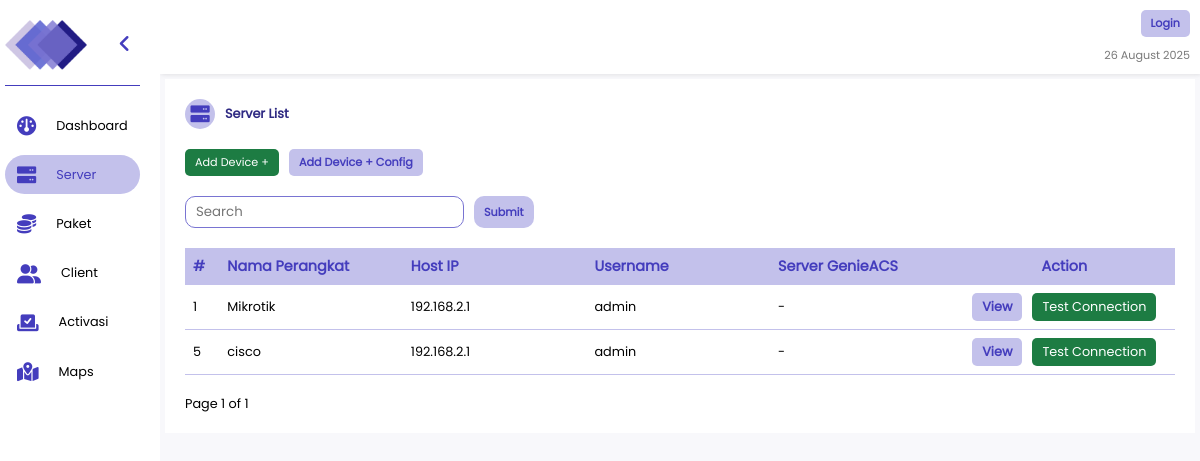
/server-list/, run on an earlier commit of the app's database.
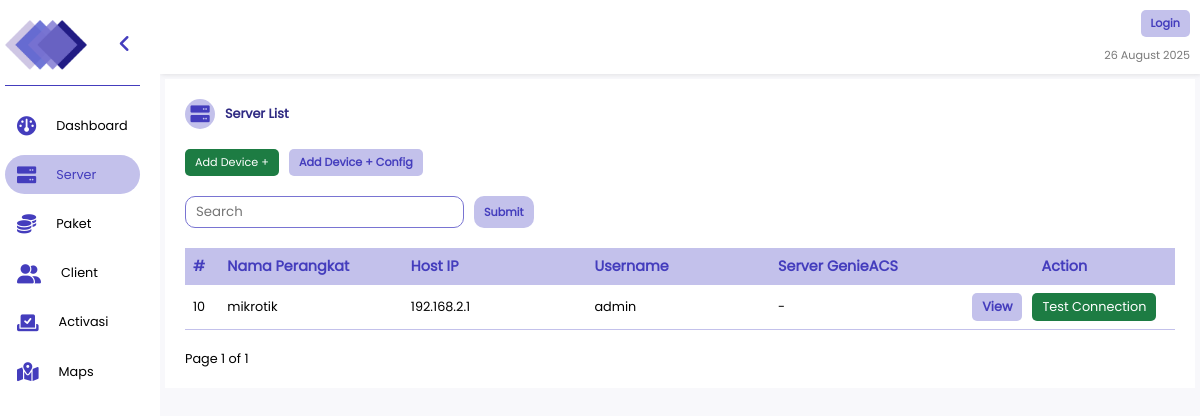
And on a later commit of the database.
### polls/models.py (models this page shows, shortened)
class Server(models.Model):
    name = models.CharField(max_length=255)
    host = models.GenericIPAddressField()
    username = models.CharField(max_length=255)
    password = models.CharField(max_length=255)
    genieacs = models.GenericIPAddressField(blank=True, null=True)

### polls/views.py (the view, shortened to what this page needs)
# urls.py: path('server-list/', views.server, name='server'),
def server(request):
    query = request.GET.get('search', '')  # Ambil query pencarian
    servers_list = Server.objects.all()
    paginator = Paginator(servers_list, 10)  # Menampilkan 5 data per halaman
    page_number = request.GET.get('page')  # Ambil nomor halaman dari URL
    servers = paginator.get_page(page_number)  # Ambil objek halaman
    return render(request, 'pages/server.html', {'servers': servers, 'query': query})

### polls/templates/pages/server.html (shortened to what this page needs)
{% extends 'index.html' %} {% block content %} {% load static %}
<div class="content-page server">
  <div class="table-wrapper column">
    <div class="header-table column">
      <div class="row title-head-td">
        <i
          class="fa-solid fa-server"
          style="--clr: var(--clr-fourth); --icon-clr: var(--clr-second)"
        ></i>
        <span class="title">Server List</span>
      </div>
    <div class="row wrap gap-10">  <a href="{% url 'add-server' %}" class="success-button">Add Device +</a>
      <button class="main-button" onclick="addServerWithConfig()">Add Device + Config</button></div>
      <form method="GET" class="form-search row">
        <input
          class="search-box"
          type="search"
          placeholder="Search"
          name="search"
          value="{{ query }}"
        />
        <input class="search-button" type="submit" />
      </form>
    </div>
    <div class="table-container">
      <table class="table">
        <tr class="t-head">
          <th>#</th>
          <th>Nama Perangkat</th>
          <th>Host IP</th>
          <th>Username</th>
          <th>Server GenieACS</th>
          <th class="center-th">Action</th>
        </tr>
        {% for server in servers %}
        <tr class="t-d">
          <td>{{ server.id }}</td>
          <td>{{ server.name }}</td>
          <td>{{ server.host }}</td>
          <td>{{ server.username }}</td>
          <td>{{ server.genieacs|default:"-" }}</td>
          <td>
            <div class="row button-wrapper">
              <a href="{% url 'detail-server' server.id %}" class="main-button"
                >View</a
              >
              <button
                onclick="test_connection('{{ server.host }}', '{{ server.username }}', '{{ server.password }}')"
                class="success-button"
              >
                Test Connection
              </button>
            </div>
          </td>
        </tr>
        {% empty %}
        <tr>
          <td colspan="7" class="center text-sm">Tidak ada data yang ditemukan</td>
        </tr>
        {% endfor %}
      </table>
    </div>
    <div class="pagination row text-sm">
      <span class="current-page"
        >Page {{ servers.number }} of {{ servers.paginator.num_pages }}</span
      >
    </div>
  </div>
</div>
{% endblock %}

What changed in the data, as far as the page shows it:
removed Server: id "1", name "Mikrotik", host "192.168.2.1", username "admin", genieacs "-"
removed Server: id "5", name "cisco", host "192.168.2.1", username "admin", genieacs "-"
added Server: id "10", name "mikrotik", host "192.168.2.1", username "admin", genieacs "-"
